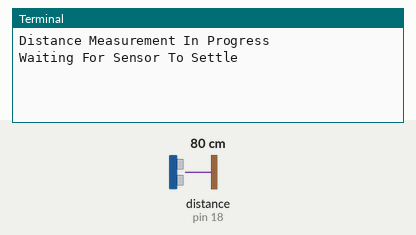
The program below on a simulated Raspberry Pi (header pin numbers). On the bench: the last lines printed to the terminal. The inputs (shaded band) are chosen by the test bench; at power-on: distance to the obstacle (sensor on pin 18) 80 cm. The echo pulse lasts 58.3 µs per cm; the clock reads 2024-03-15 10:24:30 at power-on unless the program sets it.

Above: at 1.2 s.
1.3 s: distance to the obstacle (sensor on pin 18) set to 2 cm
At 3.2 s:
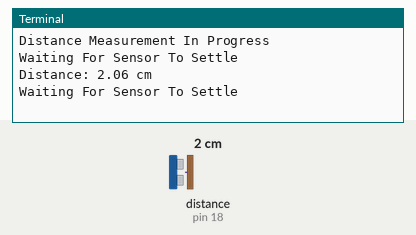
5.5 s: distance to the obstacle (sensor on pin 18) set to 4 cm
At 6.3 s:
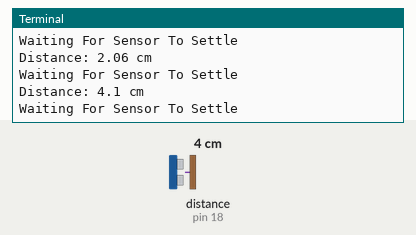

Measured:
- after the input at 1.3 s, the terminal: prints a new line after 0.70 s (image 1)
- after the input at 5.5 s, the terminal: prints a new line after 0.50 s (image 2)

The program:

Ultrasonic_sensor_4.py
```python
import RPi.GPIO as GPIO
import time
GPIO.setmode(GPIO.BOARD)
TRIG = 16
ECHO = 18

print ("Distance Measurement In Progress")
GPIO.setup(TRIG,GPIO.OUT)
GPIO.setup(ECHO,GPIO.IN)
while True:
    GPIO.output(TRIG, False)
    print ("Waiting For Sensor To Settle")
    time.sleep(2)
    GPIO.output(TRIG, True)
    time.sleep(0.00001)
    GPIO.output(TRIG, False)
    while GPIO.input(ECHO)==0:
        pulse_start = time.time()
    while GPIO.input(ECHO)==1:
        pulse_end = time.time()
    pulse_duration = pulse_end - pulse_start
    distance = pulse_duration * 17150
    distance = round(distance, 2)
    print ("Distance:",distance,"cm")
```
